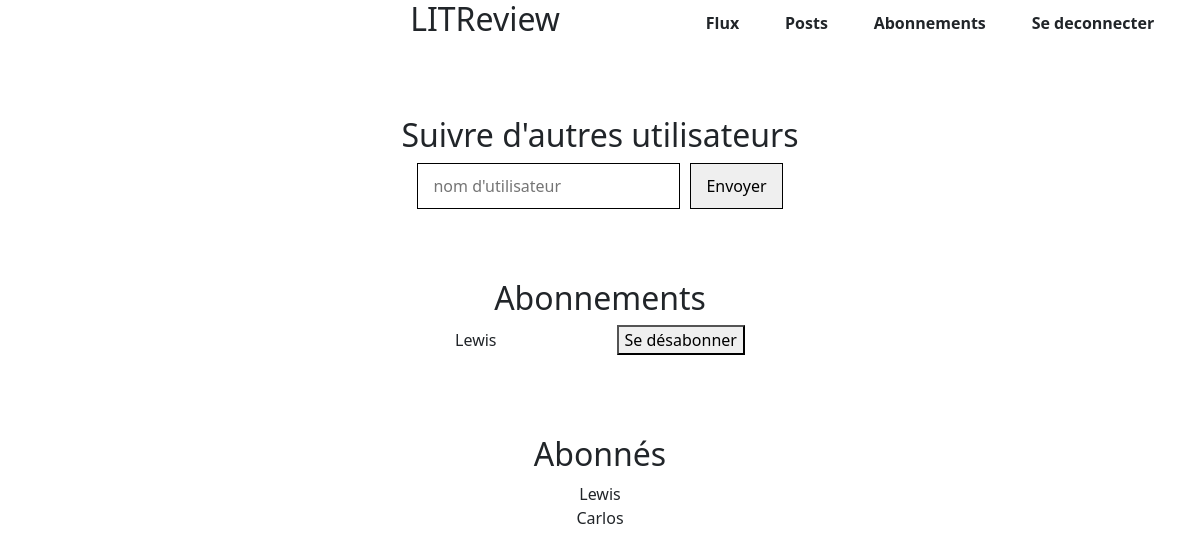
Page /abonnements/ (signed in) on the committed database.
### critiques/models.py (models this page shows)
class UserFollows(models.Model):
    user = models.ForeignKey(
        to=settings.AUTH_USER_MODEL, on_delete=models.CASCADE, related_name="following"
    )
    followed_user = models.ForeignKey(
        to=settings.AUTH_USER_MODEL,
        on_delete=models.CASCADE,
        related_name="followed_by",
    )
    class Meta:
        constraints = [
            models.UniqueConstraint(
                fields=["user", "followed_user"], name="unique_follows"
            )
        ]

### critiques/views.py (the view)
# urls.py: path("abonnements/", abonnements, name="abonnements"),
@login_required
def abonnements(request):
    user = request.user
    message = ""
    if request.method == "POST":
        form = FollowUserForm(request.POST)
        if form.is_valid():
            username_to_follow = form.cleaned_data["username"]
            try:
                user_to_follow = User.objects.get(username=username_to_follow)
                if user != user_to_follow:
                    already_follows = UserFollows.objects.filter(
                        user=user, followed_user=user_to_follow
                    ).exists()
                    if not already_follows:
                        UserFollows.objects.create(
                            user=user, followed_user=user_to_follow
                        )
                        form = FollowUserForm()  # Ou où vous voulez rediriger
                    else:
                        message = "Vous suivez déjà cet utilisateur."
                else:
                    message = "Vous ne pouvez pas vous suivre vous-même."
            except User.DoesNotExist:
                message = "L'utilisateur n'existe pas."
    else:
        form = FollowUserForm()
    abonnements = UserFollows.objects.filter(user=user)
    abonnes = UserFollows.objects.filter(followed_user=user)
    context = {
        "abonnements": abonnements,
        "abonnes": abonnes,
        "form": form,
        "message": message,
    }
    return render(request, "abonnements.html", context)

### critiques/forms.py
class FollowUserForm(forms.Form):
    username = forms.CharField(
        label="",
        widget=forms.TextInput(attrs={"placeholder": "nom d'utilisateur"}),
        max_length=150,
    )

### critiques/templates/abonnements.html (shortened to what this page needs)
{% extends "base.html" %}
{% load static %}
{% block additional_css %}
<link rel="stylesheet" href="{% static 'critiques/css/abonnements.css' %}">
{% endblock %}
{% block content %}
<body>
    <section>
        <h2>Suivre d'autres utilisateurs</h2>
        <form class="search" method="post">
            <div class="input-container">
                {{ form.username }}
            </div>
            <div class="button-container">
                <button type="submit" id="search_user">Envoyer</button>
            </div>
        </form>
    </section>
    <section>
        <h2>Abonnements</h2>
        {% if abonnements %}
        {% for follow in abonnements %}
        <div class="followed">
            {{ follow.followed_user.username }}
            <form method="post" action="{% url 'unsubscribe' %}" class="unfollow-form">
                <button type="submit">Se désabonner</button>
            </form>
        </div>
        {% endfor %}
        {% else %}
        <p>Vous n'êtes abonné à aucun utilisateur pour le moment.</p>
        {% endif %}
    </section>
    <section>
        <h2>Abonnés</h2>
        {% if abonnes %}
        {% for follow in abonnes %}
        <div class="followers">
            {{ follow.user.username }}
            {% endfor %}
        </div>
        {% else %}
        <p>Personne ne vous suit pour le moment.</p>
        {% endif %}
    </section>
</body>
{% endblock %}

### critiques/static/critiques/css/abonnements.css (style rules this page uses)
section { padding-top: 70px; }
h2, p { text-align: center; }
.search { display: flex; justify-content: center; align-items: center; gap: 10px; }
.input-container, .button-container { display: flex; align-items: center; }
#search_user, .input-container input { height: auto; padding: 10px 15px; margin: 0; border: 1px solid black; box-sizing: border-box; }
#search_user { cursor: pointer; }
.followed { display: flex; align-items: center; justify-content: center; gap : 100px; margin-bottom: 10px; }
.unfollow-form { margin-left: 20px; }
.followers { text-align: center; }

### rows in the picture
UserFollows: followed_user.username "Lewis"
UserFollows: user.username "Lewis"
UserFollows: user.username "Carlos"
